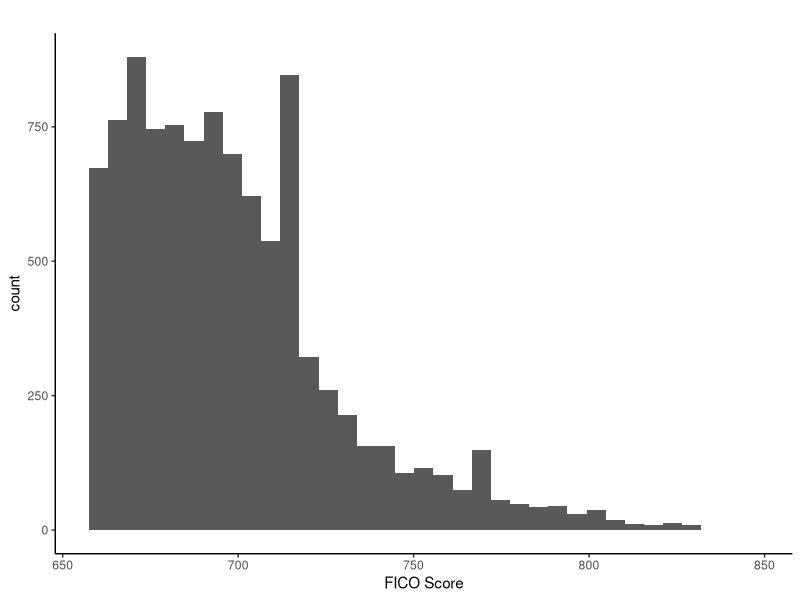

Write the R code that produced this figure. (Note: this script raises an error after producing the figure.)
## ---- chunk 1
knitr::opts_chunk$set(echo = FALSE, fig.height = 5, fig.width = 8)
library(dplyr)
library(knitr)
library(magrittr)
library(broom)
library(ggplot2)
library(pROC)
library(tidyr)
insample <- read.csv("File1_IS_data.csv")
## ---- chunk 2
insample %>% 
    select(default) %>% table()
## ---- chunk 3
insample %>%
    ggplot(aes(fico)) + geom_histogram(bins = 35) + 
    theme_classic() + 
    ggtitle("") + xlab("FICO Score")
## ---- chunk 4
#insample %<>%
 #   mutate(default = default == "Defaulted")

log_fit <- glm(default ~ fico, data = insample, family = "binomial")
log_fit %>% tidy %>% knitr::kable(digits = 2)
## ---- chunk 5
prob_default <- function(fico) {
    # empirically estimated beta's from above
    b_0 = 7.68107
    b_1 = -0.01341
    x = exp(b_0 + (b_1 * fico))
    x / (1 + x)
}
insample %>%
    mutate(prob = prob_default(fico)) %>%
    ggplot(aes(x = fico, y = prob)) + geom_line() +
    ggtitle("Estimated probability of default") + 
    xlab("FICO") + ylab("Estimated %") + 
    theme_bw()
## ---- chunk 6
insample %>%
    group_by(fico) %>%
    summarize(empirical = 1- (mean(as.numeric(default)) - 1)) %>%
    mutate(estimated = prob_default(fico)) %>%
    gather(key = "est_type", value = "risk",
           ... = empirical, estimated) %>% 
    ggplot(aes(x = fico, y = risk, color = est_type)) + 
    geom_point() + theme_bw() + 
    theme(legend.position = "bottom") + 
    xlab("FICO") + ylab("") + 
    ggtitle("Empirical vs estimated default risk")
## ---- chunk 7
log_roc <- insample %>%
    mutate(prob = prob_default(fico)) %>%
    roc(default ~ prob, data = .) %>%
    suppressMessages()

log_roc %>% plot
## ---- chunk 8
low_thresh_vals <- insample %>% 
    select(fico) %>%
    prob_default %>%
    is_greater_than(0.1)

confusion <- table(low_thresh_vals, insample$default)
confusion %>% knitr::kable()
## ---- chunk 9
data_small <- insample[1:9000,]
data_out <- insample[9001:10000,]

# this is a bad idea...should randomly sample instead
# set.seed(8)
# data_small <- insample %>% sample_n(9000, replace= F)
## ---- chunk 10
small_fit <- glm(default ~ fico, data = data_small, family = "binomial")

small_fit %>% tidy %>% knitr::kable(digits = 2)
## ---- chunk 11
prob_default_small <- function(fico) {
    b_0 = 7.16430865
    b_1 = -0.01268825
    x = exp(b_0 + (b_1 * fico))
    x / (1 + x)
}
plot(log_roc)
data_out %>%
    mutate(pred = prob_default_small(fico)) %>%
    roc(default ~ pred, data = ., ) %>%
    plot.roc(add = T)
## ---- chunk 12
fit_larger <- glm(default ~ fico + revol_util + grade + verification_status, data = data_out, family = "binomial")
car::Anova(fit_larger)
